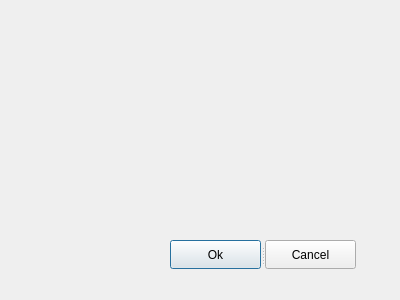
<?xml version="1.0" encoding="UTF-8"?>
<ui version="4.0">
 <class>Template</class>
 <widget class="QDialog" name="Template">
  <property name="geometry">
   <rect>
    <x>0</x>
    <y>0</y>
    <width>400</width>
    <height>300</height>
   </rect>
  </property>
  <property name="windowTitle">
   <string>Dialog</string>
  </property>
  <widget class="QSplitter" name="splitter">
   <property name="geometry">
    <rect>
     <x>170</x>
     <y>240</y>
     <width>186</width>
     <height>29</height>
    </rect>
   </property>
   <property name="orientation">
    <enum>Qt::Horizontal</enum>
   </property>
   <widget class="QPushButton" name="okButton">
    <property name="text">
     <string>Ok</string>
    </property>
   </widget>
   <widget class="QPushButton" name="cancelButton">
    <property name="text">
     <string>Cancel</string>
    </property>
   </widget>
  </widget>
 </widget>
 <resources/>
 <connections/>
</ui>
